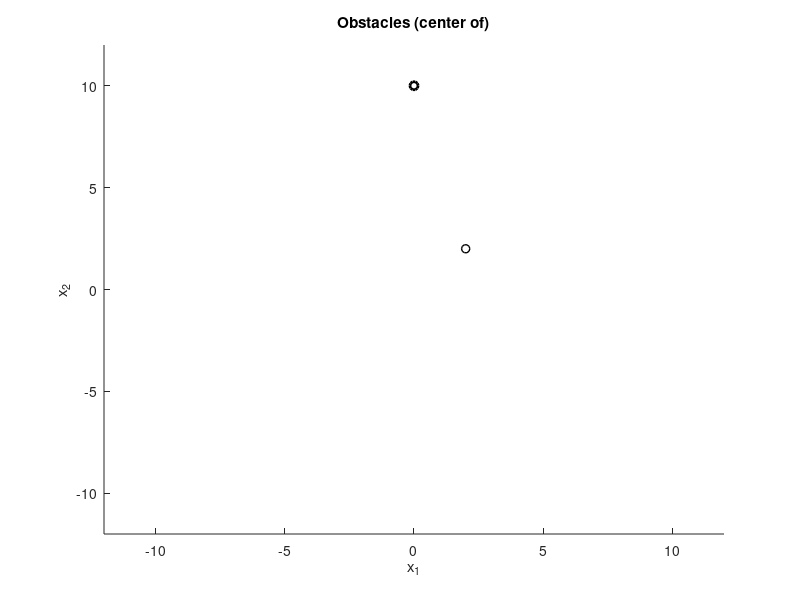

This figure's MATLAB source: (Note: this script raises an error after producing the figure.)
% mu-diff - Copyright (C) 2014-2018 X. Antoine and B. Thierry, University of Lorraine, CNRS, France
%
% See the LICENSE.txt file for license information. Please report all
% bugs and problems to either (replace [at] and [dot] by arobase and dot)
%   Xavier.Antoine [at] univ-lorraine [dot] fr
%   BThierry [at] math.cnrs [dot] fr
%
% ~~~
%-------------------------
% DORT dielectric in 2D.
% Contributed by C. Burkard, K. Ramdani and B. Thierry
% Related article:
%   C. Burkard, A. Minut, K. Ramdani, 
%   "Far field model for time reversal and application to selective focusing on 
%    small dielectric inhomogeneities."
%   Inverse Problems and Imaging, 2013.
%-------------------------

clear all;
close all;
format long;

disp('------- Nouveau Test ------');

%% Setup 
ind_fig = 1;

%domain......
xmin = -5;
xmax = 5;
ymin = 0;
ymax = 20;

%Wavenumber and physical parameters
epsilon_0    = 1;
mu_0         = 1;
omega       = 2*pi;
k           = 2*pi*sqrt(epsilon_0 * mu_0); 
lambda      = 2*pi/k;

%interior constants and wave numbers ..............
epsilon_m   = [10*epsilon_0 , 5*epsilon_0 ];     %, lambda + 0.5, lambda + 3, lambda + 2];
mu_m        = [mu_0    , mu_0 ];      %, lambda + 2, lambda + 2, lambda + 1];
k_m         = omega .* sqrt(epsilon_m .* mu_m);



%% Geometry (scatterers)
O = [0 , 2 ;10 , 2];%,0,4, 8; 6, 17,11, 2];
a = [0.03  ,  0.03];
%sorting in descending order
[a, IndexList] = sort(a,2, 'descend');
O = O(:,IndexList);
N_scat = size(O,2);


%% Plot of the Scatterers
ind_fig = ind_fig +1; figure(ind_fig);
% disks are too small to be displayed with PlotCircles, only their center is
% thus drawn
LineWidth = [N_scat:-1:1];
hold on
for p=1:N_scat
    plot(O(1,p),O(2,p),'ko','LineWidth', LineWidth(p));    
end
hold off
xlabel('x_1'); ylabel('x_2');
title('Obstacles (center of)');
%Usefull later for Herglotz waves
AxisValues = axis;
val_max = max(abs(AxisValues))+2;
axis([-val_max,val_max,-val_max,val_max])

%% Test for order of error in DORT O(1/kd).........
distScatterers = zeros(N_scat,N_scat);
for q= 1:N_scat
    x0 = O(1,q);
    y0 = O(2,q);
    for p = 1:N_scat
        x = O(1,p);
        y = O(2,p);
        if q==p
            distScatterers(q,p) = 100;
        else
            distScatterers(q,p) = norm([x-x0  y-y0]);
        end
    end
end
distmin = min(min(distScatterers));
testpar = 1/(k * distmin);
disp(['Error order  O(1/(kd))  =    ' , num2str(testpar)]);

%% Building the TRM

%Reception angles (start - end)
ReceptionAnglesStart = 0;
ReceptionAnglesEnd = 2*pi;

% TRM size (can be reduce to get an open TRM)
TRM_size = abs(ReceptionAnglesEnd  - ReceptionAnglesStart);
TRM_size_deg = TRM_size *360/2/pi; %degree version

%Number of discretization points of the TRM
Nb_angles = 720;
%discretization step of [0:2pi]
halpha = TRM_size/(Nb_angles);
halpha_deg = TRM_size_deg/(Nb_angles);

%Reception angles vector of the TRM
if (mod(ReceptionAnglesStart- ReceptionAnglesStart, 2*pi) == 0)
    %closed TRM then delete doubled angle
    ReceptionAngles = ReceptionAnglesStart:halpha:(ReceptionAnglesEnd-halpha);
else    
    %open TRM
    ReceptionAngles = ReceptionAnglesStart:halpha:ReceptionAnglesEnd;
    Nb_angles = Nb_angles +1;
end
ReceptionAngles_deg = ReceptionAngles * (360/2/pi);

%Emission angles of the TRM
EmissionAngles = ReceptionAngles + pi;
EmissionAngles_deg = ReceptionAngles_deg +180;

%Possible dephasing
phi = 0; phi_deg = phi*360/2/pi;

ReceptionAngles_deg = ReceptionAngles_deg + phi_deg;
EmissionAngles_deg = EmissionAngles_deg + phi_deg;
ReceptionAngles = ReceptionAngles + phi;
EmissionAngles = EmissionAngles + phi;

%% ----------------------
% Time reversal operator
% -----------------------                       
T = TimeReversalOperator(O, a, k, halpha, EmissionAngles, ReceptionAngles, 3, omega, epsilon_0, mu_0, epsilon_m, mu_m);
% Eigenvalues
[vect,val] = eig(T);
disp('Time reversal matrix and eigen values: done');

%% ------------------------
% Study of the eigenvalues
% -------------------------
eigenval = sort(abs(diag(val)));
%The N_scat^{th} will be plotted in red
val_N_scat = eigenval(Nb_angles + 1 - N_scat);

% Normal scale
ind_fig = ind_fig +1; figure(ind_fig);
hold on
plot([Nb_angles:-1:1], eigenval,'*')
plot(N_scat,val_N_scat,'r*');
hold off
xlabel('Index of the eigenvalues');
ylabel('Absolute value of the eigenvalues');
title('Absolute value of the eigenvalues of the time reversal operator');

% Log scale
ind_fig = ind_fig +1; figure(ind_fig); 
hold on
plot([Nb_angles:-1:1], log10(eigenval),'*')
plot(N_scat,log10(val_N_scat),'r*');
hold off 
xlabel('Index of the eigenvalues');
ylabel('Absolute value of the eigenvalues (LOG_{10})');
title('Absolute value of the eigenvalues of the time reversal operator');

%Zoom on the first 40 eigenvalues
if Nb_angles > 40
    val_vp_zoom = 40;
    tab_zoom_vp = 1:val_vp_zoom ;

    ind_fig = ind_fig +1; figure(ind_fig);
    hold on
    plot([val_vp_zoom:-1:1], log10(eigenval(end+1-val_vp_zoom:end)),'*')
    plot(N_scat,log10(val_N_scat),'r*');
    hold off
    xlabel('Index of the eigenvalues');
    ylabel('Absolute value of the eigenvalues (LOG_{10})');
    title('Absolute value of the eigenvalues of the time reversal operator');
end

%% Significant eigenvalues
v_sig = 0;v_Sig = 0;
N_vp = length(eigenval);
for ell=1:N_vp
    if (eigenval(end+1-ell) > 10^(-6) )
        v_Sig(ell) = ell;
    end
end

Nb_vect = N_scat*(2 + 1);

ind_fig= ind_fig+1; figure(ind_fig);
plot(1:N_vp, log10(eigenval(end:-1:1)), 'b*');
hold on
plot(1:Nb_vect, log10(eigenval(end:-1:end+1-Nb_vect)), 'r.');
hold off;

disp(['Number of significant Eigenvalues: ' num2str(length(v_Sig))]);


%% Mesh for Herglotz waves
step_x = lambda/30;
step_y = lambda/30;
[X,Y]   = meshgrid(xmin:step_x:xmax,ymin:step_y:ymax);
[nby,nbx] = size(X);
%% Herglotz waves
disp(['Launching the computation of the ',num2str(Nb_vect),' Herglotz waves']);
cell_vectT = cell(Nb_vect,1);
for cpt_vect = 1:(Nb_vect)
    disp(['Herglotz wave numbered ',num2str(cpt_vect),' of ',num2str(Nb_vect)]);    
    V = vect(:,end+ 1- cpt_vect);
    cell_vectT{cpt_vect} = HerglotzWave(V, k, halpha, EmissionAngles, X,Y);
end

disp([num2str(Nb_vect),' Herglotz waves: done']);

%% Draw Herglotz Waves
scrsz = get(0,'ScreenSize');
figure('Position',[1 scrsz(4) scrsz(3) scrsz(4)/2]);
drawnow;

for cpt_vect = 1:(Nb_vect)
    Z = abs(cell_vectT{cpt_vect});
    subplot(1,Nb_vect, cpt_vect);
    pcolor(X,Y,Z);
    hold on 
    plot(O(1, 1:N_scat), O(2, 1:N_scat), 'wo');
    colorbar;
    title(['Herglorz wave number ',num2str(cpt_vect)]); 
    xlabel('x_1'); ylabel('x_2');
    axis tight;
    shading interp;
end




